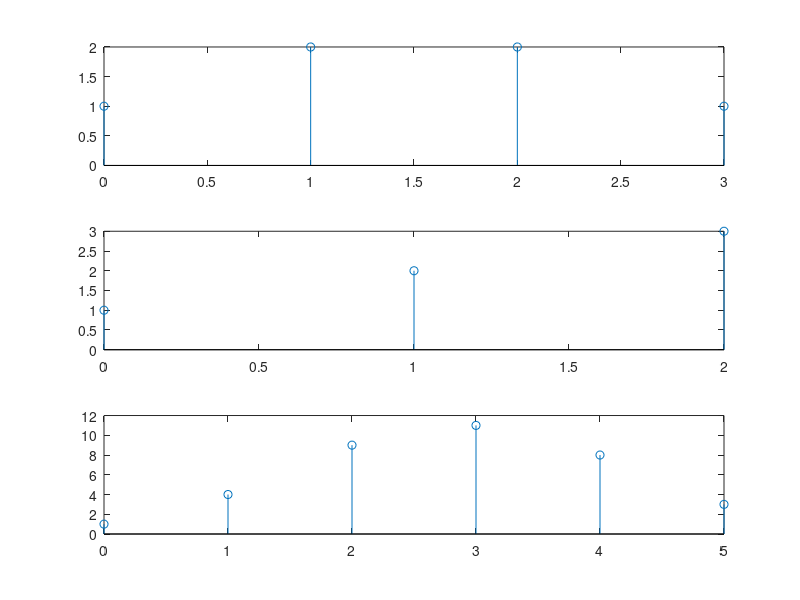

Write MATLAB code to recreate this figure.
x=[1 2 2 1];
o=0;
L= 4
h= [1 2 3];
p=0;
M=3

m=o+p;
N=L+M-1;
y=[zeros(1,N)];

for i=1:M
    for k=1:L
        a(i,k)=x(k)*h(i);
        y(i+k-1)=y(i+k-1)+a(i,k);
    end
end


a=o:o+L-1;
b=p:p+M-1;
c=m:N+m-1;
subplot(3,1,1);
stem(a,x);
subplot(3,1,2);
stem(b,h);
subplot(3,1,3);
stem(c,y);
